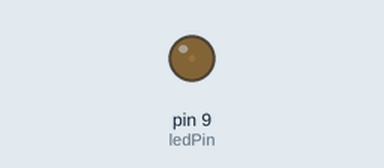
Simulated run of this sketch. Board: Arduino Uno, built with avr-gcc and run on an emulated ATmega328P. On the bench: output pins drawn as LEDs (lit = HIGH).

Above: at 0.05 s.
At 0.95 s:
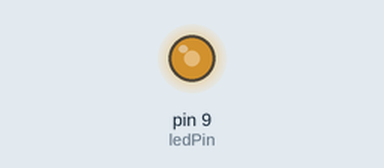
At 1.4 s:
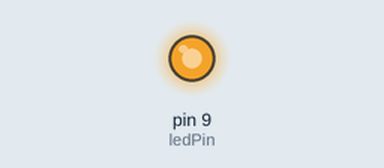
At 2.75 s:
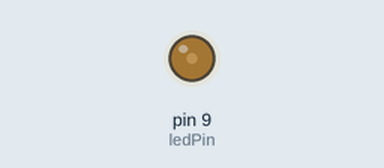
Timing chart, 0 to 7.2 s (numbered marks = the images above):
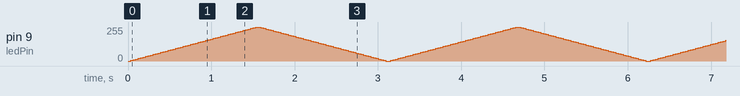

The sketch:

code4.2.ino
```cpp
int ledPin = 9;
int fadeValue;

void setup()
{
}

void loop()
{
  for (fadeValue = 0 ; fadeValue <= 255; fadeValue += 5)
  {
    analogWrite(ledPin, fadeValue);
    delay(30);
  }

  for (fadeValue = 255 ; fadeValue >= 0; fadeValue -= 5)
  {
    analogWrite(ledPin, fadeValue);
    delay(30);
  }
}
```
